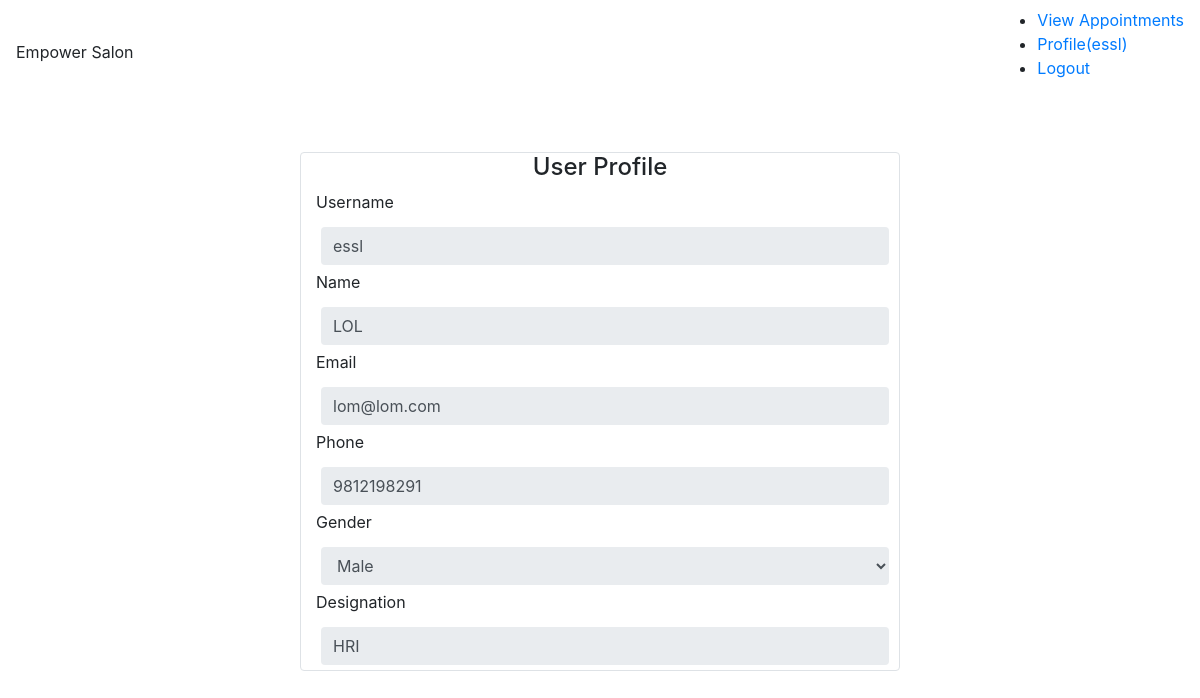
/employee-profile.php (signed in), run on the app's committed database.
### tables this page shows
CREATE TABLE `employees` (
  `id` int(11) NOT NULL,
  `name` varchar(255) NOT NULL,
  `phone_no` varchar(10) NOT NULL,
  `email` varchar(255) NOT NULL,
  `designation` varchar(250) NOT NULL,
  `gender` varchar(250) NOT NULL
);

### employee-profile.php (the view, shortened to what this page needs)
<?php
    include_once('configs/db.php');
    include("navbar.php");
    $employee = [];
	$sql_query = "select * from employees where id=".$_SESSION['uid'];
	$result = mysqli_query($db_conn,$sql_query);
	if($result)
	{
		$employee = mysqli_fetch_all($result);
    }
 ?>
<!DOCTYPE html>
<html lang="en">
<head>
    <link rel="stylesheet" href="https://maxcdn.bootstrapcdn.com/bootstrap/4.4.1/css/bootstrap.min.css">
</head>
<body>
    <div class="container-fluid">
        <div class="row">
            <div class="col-md-6 offset-md-3 mt-5 border rounded">
                <h4 class="text-center">User Profile</h4>
                <form method="POST" action="" onSubmit="return false">
                    <div>
                        <label for="username">Username</label>
                        <input name="username" id="username" type="text" class="form-control" value=<?= $_SESSION['uname']?> readonly>
                    </div>
                    <div>
                        <label for="name">Name</label>
                        <input name="name" id="name" type="text" class="form-control" value=<?= $employee[0][1]?> readonly>
                    </div>
                    <div>
                        <label for="email">Email</label>
                        <input name="email" id="email" type="text" onfocusout="checkEmail();" class="form-control" value=<?= $employee[0][3]?> readonly>
                    </div>
                    <div>
                        <label for="phone">Phone</label>
                        <input name="phone" id="phone" type="number" onfocusout="mobileNumber();" class="form-control" value=<?= $employee[0][2]?> readonly>
                    </div>
                    <div>
                        <label for="gender">Gender</label>
                        <select id="gender" name="gender" class="form-control"  readonly required>
                        <?php
                        $malesel="";
                        if($employee[0][5] == 'Male')
                        {
                            $malesel="selected";
                        }
                        else if($employee[0][5] == 'Female')
                        {
                            $femalesel="selected";
                            $defsel="";
                        }
                        ?>
                        <option <?= $malesel ?> disabled value="Male">Male</option>
                        </select>
                    </div>
                    <div>
                        <label for="designation">Designation</label>
                        <input name="designation" id="designation" class="form-control" readonly value="<?= $employee[0][4]?>">
                    </div>
                </form>
            </div>
        </div>
    </div>
</body>
</html>

### style/style.css (style rules this page uses)
body { padding: 0px; margin: 0px; }
.form-control { flex: 1; margin: 5px; padding: 8px; border: none; border-bottom: 1px solid #2f2f2f; }

### employee-profile.php (style rules this page uses)
.form-control[readonly] { border: none; }

### data on the page
employees: name "LOL", email "lom@lom.com", phone "9812198291", designation "HRI"

### other printed values
$_SESSION['uname'] "essl"
